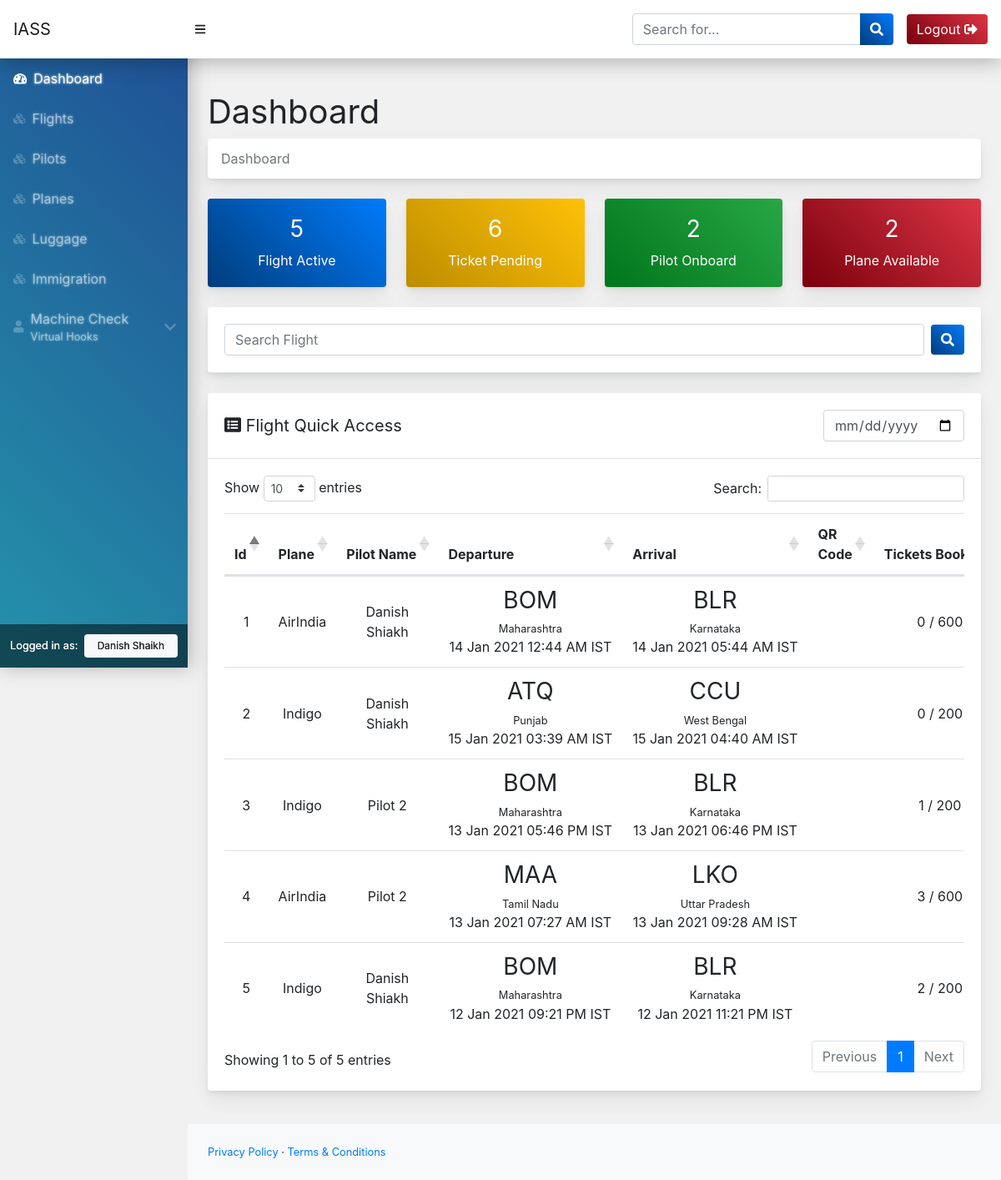
The app's page /management/index.php (signed in) with its own data.
### tables this page shows
CREATE TABLE `flight` (
  `id` int(11) NOT NULL,
  `plane_id` int(11) NOT NULL,
  `pilot_id` int(11) NOT NULL,
  `economy_fare` int(11) NOT NULL,
  `business_fare` int(11) NOT NULL,
  `departure_id` int(11) NOT NULL,
  `arrival_id` int(11) NOT NULL,
  `departure_date` date NOT NULL,
  `departure_time` time NOT NULL,
  `arrival_date` date NOT NULL,
  `arrival_time` time NOT NULL,
  `status` varchar(20) NOT NULL
);

CREATE TABLE `plane` (
  `id` int(11) NOT NULL,
  `name` varchar(20) NOT NULL,
  `capacity` int(11) NOT NULL
);

CREATE TABLE `pilot` (
  `id` int(11) NOT NULL,
  `name` varchar(60) NOT NULL,
  `contact` varchar(10) NOT NULL,
  `address` text NOT NULL
);

CREATE TABLE `airports` (
  `id` int(11) NOT NULL,
  `name` varchar(80) NOT NULL,
  `code` varchar(4) NOT NULL,
  `city` varchar(60) NOT NULL,
  `state` varchar(60) NOT NULL
);

CREATE TABLE `ticket` (
  `id` int(11) NOT NULL,
  `flight_id` int(11) NOT NULL,
  `customer_id` int(11) NOT NULL,
  `passenger_passport_number` varchar(20) NOT NULL,
  `passenger_details` text NOT NULL,
  `seat_number` int(11) NOT NULL,
  `booking_date` date NOT NULL,
  `booking_time` time NOT NULL,
  `stage` varchar(30) NOT NULL
);

### management/request/connect.php (called while the page is built, shortened)
<?php
function pdate($datetime)
{
    return date_format(date_create($datetime), "d M Y");
}
function ptime($datetime)
{
    return date_format(date_create($datetime), "h:i A");
}

### management/views/dashboard.php (the view, shortened to what this page needs)
<div class="container-fluid">
    <h1 class="mt-4">Dashboard</h1>
    <ol class="breadcrumb mb-4">
        <li class="breadcrumb-item active">Dashboard</li>
    </ol>
    <div class="row">
        <div class="col-xl-3 col-6">
            <div class="card bg-primary text-white mb-4">
                <div class="card-body text-center">
                    <p class="h3"><?php echo $conn->query("SELECT * FROM flight ")->num_rows ?></p>
                    <p class="m-0">Flight Active</p>
                </div>
            </div>
        </div>
        <div class="col-xl-3 col-6">
            <div class="card bg-warning text-white mb-4">
                <div class="card-body text-center">
                    <p class="h3"><?php echo $conn->query("SELECT * FROM ticket ")->num_rows ?></p>
                    <p class="m-0">Ticket Pending</p>
                </div>
            </div>
        </div>
        <div class="col-xl-3 col-6">
            <div class="card bg-success text-white mb-4">
                <div class="card-body text-center">
                    <p class="h3"><?php echo $conn->query("SELECT * FROM pilot ")->num_rows ?></p>
                    <p class="m-0">Pilot Onboard</p>
                </div>
            </div>
        </div>
        <div class="col-xl-3 col-6">
            <div class="card bg-danger text-white mb-4">
                <div class="card-body text-center">
                    <p class="h3"><?php echo $conn->query("SELECT * FROM plane ")->num_rows ?></p>
                    <p class="m-0">Plane Available</p>
                </div>
            </div>
        </div>
    </div>
    <div class="card mb-4">
        <div class="card-body border-bottom">
            <div class="d-flex align-items-center justify-content-between">
                <input type="text" placeholder="Search Flight" class="form-control">
                <button class="btn btn-primary ml-2"><i class="fa fa-search"></i></button>
            </div>
        </div>
    </div>
    <div class="card mb-4">
        <div class="card-body border-bottom">
            <div class="d-flex align-items-center justify-content-between">
                <p class="h5 m-0 "><i class="fa fa-list-alt"></i> Flight Quick Access</p>
                <div>
                    <input type="date" value="" class="form-control">
                </div>
            </div>
        </div>
        <div class="card-body">
            <div class="table-responsive">
                <table class="table data-table">
                    <thead class="text-center">
                        <th>Id</th>
                        <th>Plane</th>
                        <th class="text-nowrap">Pilot Name</th>
                        <th>Departure</th>
                        <th>Arrival</th>
                        <th>QR Code</th>
                        <th class="text-nowrap">Tickets Booked</th>
                    </thead>
                    <tbody class="text-center">
                        <?php
                        $count = 0;
                        $result = $conn->query("SELECT * FROM flight ORDER BY id desc");
                        while ($row = $result->fetch_assoc()) {
                            $plane = $conn->query("SELECT * FROM plane WHERE id='" . $row['plane_id'] . "'")->fetch_assoc();
                            $pilot = $conn->query("SELECT * FROM pilot WHERE id='" . $row['pilot_id'] . "'")->fetch_assoc();
                            $departure = $conn->query("SELECT * FROM airports WHERE id='" . $row['departure_id'] . "'")->fetch_assoc();
                            $arrival = $conn->query("SELECT * FROM airports WHERE id='" . $row['arrival_id'] . "'")->fetch_assoc();
                            $ticket = $conn->query("SELECT * FROM ticket WHERE flight_id='" . $row['id'] . "' ORDER BY seat_number DESC LIMIT 1")->fetch_assoc();
                            if (!($ticket > 0)) $ticket['seat_number'] = 0;
                            echo '' .
                                '<tr>' .
                                '    <td>' . ++$count . '</td>' .
                                '    <td>' . $plane['name'] . '</td>' .
                                '    <td>' . $pilot['name'] . '</td>' .
                                '    <td class="text-center">' .
                                '       <p class="h3">' . $departure['code'] . '</p>'  .
                                '       <p class="small">' . $departure['state'] . '</p>'  .
                                '       <p class="text-nowrap">' . pdate($row['departure_date']) . ' ' . ptime($row['departure_time']) . ' IST</p>' .
                                '    </td>' .
                                '    <td class="text-center">' .
                                '       <p class="h3">' . $arrival['code'] . '</p>'  .
                                '       <p class="small">' . $arrival['state'] . '</p>'  .
                                '       <p class="text-nowrap">' . pdate($row['arrival_date']) . ' ' . ptime($row['arrival_time']) . ' IST</p>' .
                                '    </td>' .
                                '    <td><span class="qr_code" data-url=flight_' . $row['id'] . '></span></td>' .
                                '    <td class="text-center">' .  $ticket['seat_number'] . ' / ' . $plane['capacity'] . '</td>' .
                                '    <td class="text-nowrap">' .
                                '       <a href="flight/tickets?id=' . $row['id'] . '" class="btn btn-sm btn-primary"><i class="fa fa-eye"></i> View</a>' .
                                '    </td>' .
                                '</tr>';
                        }
                        ?>
                    </tbody>
                </table>
            </div>
        </div>
    </div>
</div>

### management/index.php (style rules this page uses)
:root { --primay-color: #aa2424; --primay-color-hover: #941f1f; --primay-variant-color: #941f1f; --secondary-color: #ffd200; }
.table td, .table th { vertical-align: middle; }
td p { margin: 0px; }
.card { box-shadow: 0 0.46875rem 2.1875rem rgba(4, 9, 20, 0.03), 0 0.9375rem 1.40625rem rgba(4, 9, 20, 0.03), 0 0.25rem 0.53125rem rgba(4, 9, 20, 0.05), 0 0.125rem 0.1875rem rgba(4, 9, 20, 0.03); border: 0; transition: .15s; }
.breadcrumb { background: #fff; box-shadow: 0 0.46875rem 2.1875rem rgba(4, 9, 20, 0.03), 0 0.9375rem 1.40625rem rgba(4, 9, 20, 0.03), 0 0.25rem 0.53125rem rgba(4, 9, 20, 0.05), 0 0.125rem 0.1875rem rgba(4, 9, 20, 0.03); }
.bg-primary, .btn-primary { border: 0; background: linear-gradient(45deg, #003d7c, #007BFB); }
.bg-warning, .btn-warning { border: 0; background: linear-gradient(45deg, #bc8d00, #ffc107); }
.bg-success, .btn-success { border: 0; background: linear-gradient(45deg, #00751b, #28a745); }
.bg-danger, .btn-danger { border: 0; background: linear-gradient(45deg, #7a000c, #dc3545); }
h1, h2, h3, h4, h5, h6, .h1, .h2, .h3, .h4, .h5, .h6 { font-weight: 400; }

### records on screen
flight: plane.name "AirIndia", pilot.name "Danish Shiakh", airports.code "BOM", airports.state "Maharashtra", departure_date "14 Jan 2021", departure_time "12:44 AM", airports.code "BLR", airports.state "Karnataka", arrival_date "14 Jan 2021", arrival_time "05:44 AM", seat_number "0", plane.capacity "600"
flight: plane.name "Indigo", pilot.name "Danish Shiakh", airports.code "ATQ", airports.state "Punjab", departure_date "15 Jan 2021", departure_time "03:39 AM", airports.code "CCU", airports.state "West Bengal", arrival_date "15 Jan 2021", arrival_time "04:40 AM", seat_number "0", plane.capacity "200"
flight: plane.name "Indigo", pilot.name "Pilot 2", airports.code "BOM", airports.state "Maharashtra", departure_date "13 Jan 2021", departure_time "05:46 PM", airports.code "BLR", airports.state "Karnataka", arrival_date "13 Jan 2021", arrival_time "06:46 PM", ticket.seat_number "1", plane.capacity "200"
flight: plane.name "AirIndia", pilot.name "Pilot 2", airports.code "MAA", airports.state "Tamil Nadu", departure_date "13 Jan 2021", departure_time "07:27 AM", airports.code "LKO", airports.state "Uttar Pradesh", arrival_date "13 Jan 2021", arrival_time "09:28 AM", ticket.seat_number "3", plane.capacity "600"
flight: plane.name "Indigo", pilot.name "Danish Shiakh", airports.code "BOM", airports.state "Maharashtra", departure_date "12 Jan 2021", departure_time "09:21 PM", airports.code "BLR", airports.state "Karnataka", arrival_date "12 Jan 2021", arrival_time "11:21 PM", ticket.seat_number "2", plane.capacity "200"

### other values on screen
$_SESSION['username'] "Danish Shaikh"
$conn->query("SELECT * FROM flight ")->num_rows "5"
$conn->query("SELECT * FROM ticket ")->num_rows "6"
$conn->query("SELECT * FROM pilot ")->num_rows "2"
$conn->query("SELECT * FROM plane ")->num_rows "2"
